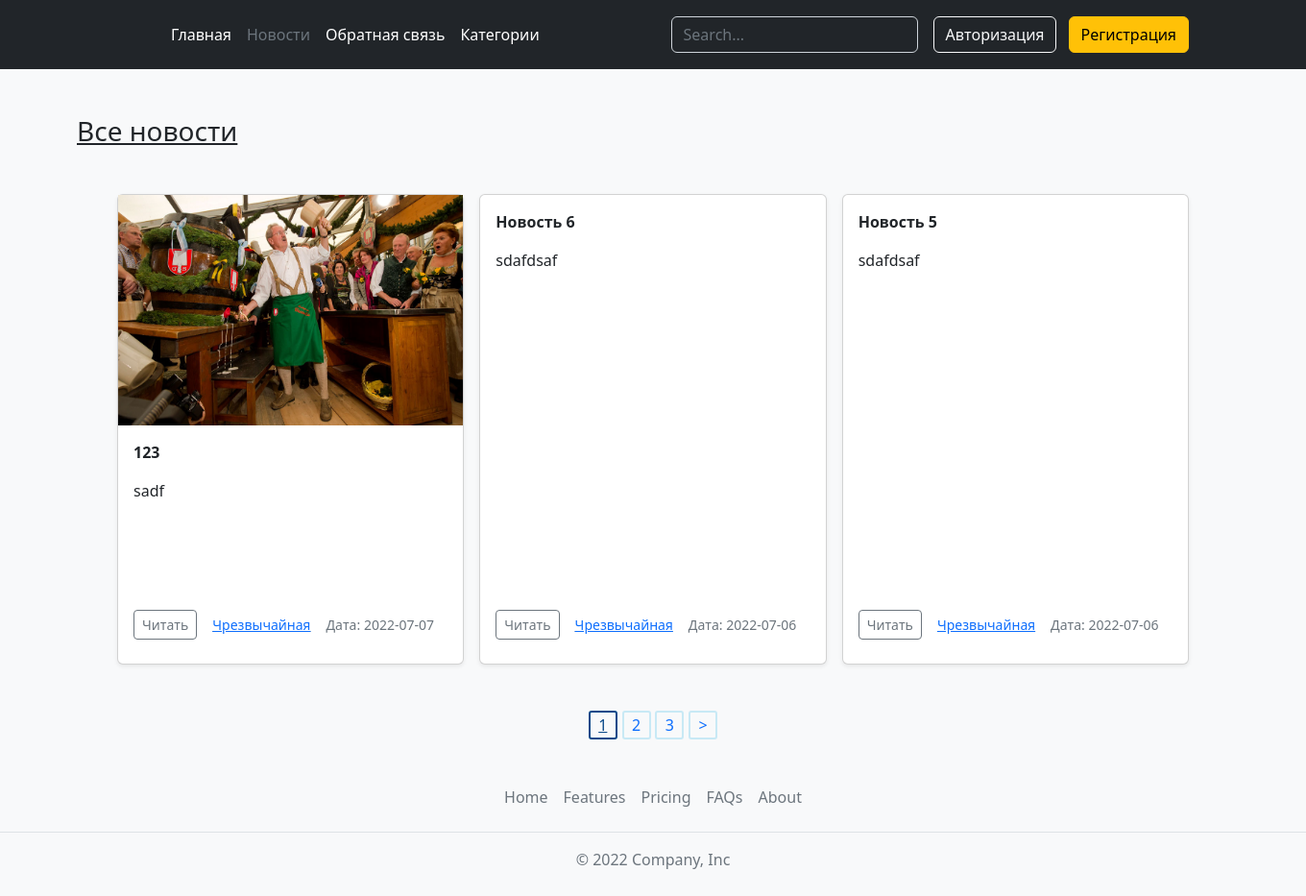
The page /news/ on the database as committed earlier.
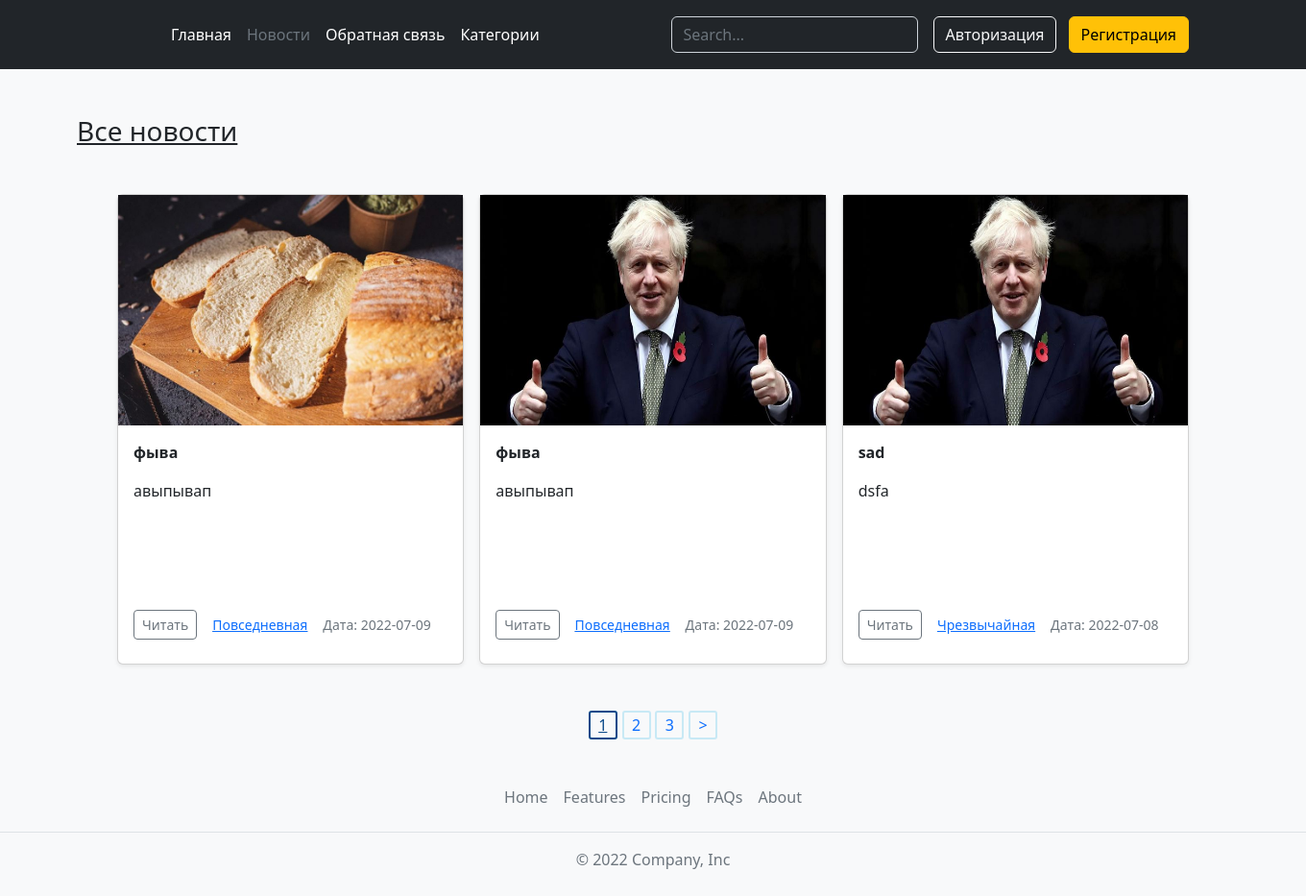
The same page on the database as committed later.
### news/models.py (models this page shows, shortened)
class New(models.Model):
    title = models.CharField(max_length=255, verbose_name="Заголовок")
    slug = models.SlugField(max_length=255, unique=True, db_index=True, null=True, verbose_name="URL", error_messages={'unique': 'Ошибка в URL'})
    content = models.TextField(blank=True, verbose_name="Содержание")
    time_create = models.DateTimeField(auto_now_add=True, verbose_name="Дата создания")
    time_update = models.DateTimeField(auto_now=True, verbose_name="Дата обновления")
    photo = models.ImageField(upload_to="%Y/%m/%d", verbose_name="Фото")
    is_published = models.BooleanField(default=True, verbose_name="Статус публикации")
    cat = models.ForeignKey('Category', on_delete=models.PROTECT, verbose_name="Категория")
    def get_absolute_url(self):
        return reverse('new', kwargs={'new_slug': self.slug})
    class Meta:
        verbose_name = "Новость"
        verbose_name_plural = "Новости"
        ordering = ["-id"]

class Category(models.Model):
    name = models.CharField(max_length=255, verbose_name="Название категории")
    slug = models.SlugField(max_length=255, unique=True, db_index=True, null=True, verbose_name="URL")
    def get_absolute_url(self):
        return reverse('news_by_cat', kwargs={'cat_slug': self.slug})
    class Meta:
        verbose_name = "Категория"
        verbose_name_plural = "Категории"
        ordering = ["id"]

### news/views.py (the view, shortened to what this page needs)
# urls.py: path('news/', cache_page(60)(NewsAll.as_view()), name='all_news'),
class NewsAll(DataMixin, ListView):
    model = New
    template_name = 'news/all_news.html'
    context_object_name = 'news'
    all_news = model.objects.filter(is_published=True)
    allow_empty = False
    paginate_by = 3
    def get_context_data(self, *, objects_list=None, **kwargs):
        context = super().get_context_data(**kwargs)
        c_def = self.get_user_context(active='all_news')
        context.update(c_def)
        return context
    def get_queryset(self):
        return self.model.objects.filter(is_published=True).select_related('cat')

### news/templatetags/news_tags.py (called while the page is built)
@register.simple_tag(name='get_menu')
def get_menu_to_nav(active: str):
    menu = [
            {'name_link': 'Главная', 'name_path': 'index', 'params': None, 'status': 'default'},
            {'name_link': 'Новости', 'name_path': 'all_news', 'params': {'page': 1}, 'status': 'default'},
            {'name_link': 'Предложить новость', 'name_path': 'add_new', 'params': None, 'status': 'default'},
            {'name_link': 'Обратная связь', 'name_path': 'contact', 'params': None, 'status': 'default'},
    ]
    indexs = {
        'index': 0,
        'all_news': 1,
        'add_new': 2,
        'contact': 3,
    }
    if active in indexs:
        menu[indexs[active]]['status'] = 'active'
    return menu

@register.inclusion_tag(filename='news/needful/cats.html', name='show_cats')
def show_block_cats(sort=None, cat_name=None):
    if not sort:
        cats = cache.get('cats')
        if not cats:
            cats = Category.objects.annotate(Count('new'))
    else:
        cats = Category.objects.order_by(sort).annotate(Count('new'))
    return {'cats': cats, 'cat_name': cat_name}

### news/templates/news/all_news.html (shortened to what this page needs)
{% extends 'news/base.html' %}
{% block content %}
<div class="content_news">
    <h3 class="news_title">Все новости</h3>
    {% include 'news/needful/posts.html' %}
{% endblock content %}

### news/templates/news/needful/posts.html (shortened to what this page needs)
<div class="album py-5 bg-light">
    <div class="container">
      <div class="row row-cols-1 row-cols-sm-2 row-cols-md-3 g-3">
          {% if news %}
            {% for new in news %}
                <div class="col">
                    <div class="card shadow-sm">
                        {% if new.photo %}
                            <img src="{{ new.photo.url }}" alt="" class="photo_new">
                        {% endif %}
                        <div class="card-body">
                        <p class="card-text"><strong>{{ new.title | truncatechars:50 }}</strong></p>
                        <p class="card-text">{{ new.content | truncatewords:15 | striptags }}</p>
                        <div class="d-flex justify-content-between align-items-center about_new">
                            <div class="btn-group">
                                <a href="{{ new.get_absolute_url }}" class="btn btn-sm btn-outline-secondary">
                                    Читать
                                </a>
                            </div>
                            <small class="text-muted"><u>
                                <a href="{{ new.cat.get_absolute_url }}">{{ new.cat.name }}</a>
                            </u></small>
                            <small class="text-muted">Дата: {{ new.time_update | date:'Y-m-d' }}</small>
                        </div>
                        </div>
                    </div>
                </div>
            {% endfor %}
          {% else %}
            <h2>Несуществующая страница! <a href="{% url 'index' %}">Главная.</a></h2>
          {% endif %}
        </div>
      </div>
    </div>
</div>
<div class="paginate">
    {% if page_obj.has_other_pages %}
        {% for p in paginator.page_range %}
            {% if page_obj.number == p %}
                <a href="?page={{ p }}" class="active">{{ p }}</a>
            {% else %}
                <a href="?page={{ p }}">{{ p }}</a>
            {% endif %}
        {% endfor %}
        {% if page_obj.has_next %}
            <a href="?page={{ page_obj.next_page_number }}">></a>
        {% endif %}
    {% endif %}
</div>

Rows that differ between the two databases and show on the page:
no longer on this page (row edited): New: photo (picture), title "123", content "sadf", cat.name "Чрезвычайная", time_update "2022-07-07"
no longer on this page (row edited): New: title "Новость 6", content "sdafdsaf", cat.name "Чрезвычайная", time_update "2022-07-06"
no longer on this page (row edited): New: title "Новость 5", content "sdafdsaf", cat.name "Чрезвычайная", time_update "2022-07-06"
added New: photo (picture), title "фыва", content "авыпывап", cat.name "Повседневная", time_update "2022-07-09"
added New: photo (picture), title "фыва", content "авыпывап", cat.name "Повседневная", time_update "2022-07-09"
added New: photo (picture), title "sad", content "dsfa", cat.name "Чрезвычайная", time_update "2022-07-08"
